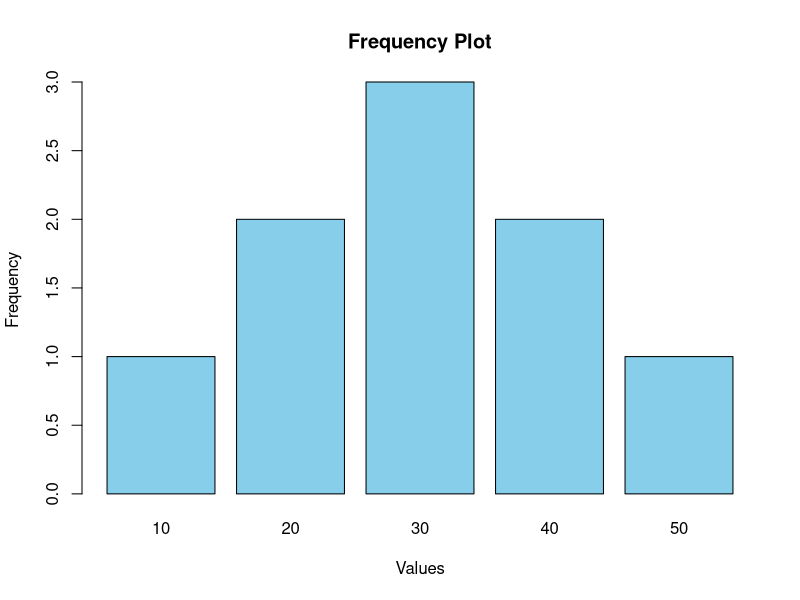

Reproduce this figure in R.
#q.1) Write a user defined function to plot frequencies. 


# Step 1: Create sample data
  data <- c(10, 20, 20, 30, 30, 30, 40, 40, 50)
  
# Step 2: Define a user-defined function to plot frequencies
plot_frequency <- function(x) {
freq <- table(x)          # Calculate frequencies
barplot(
      freq,                   # Frequency table
      main = "Frequency Plot", # Title of the plot
      xlab = "Values",         # X-axis label
      ylab = "Frequency",      # Y-axis label
      col = "skyblue"          # Bar color
    )
}
  
# Step 3: Call the function
  plot_frequency(data)
  
  
  
  
  
  

#3) Perform simulations to show the observed probability tends towards theoretical probability 
#with increase in sample size.
    
# Step 1: Set seed for reproducibility
set.seed(123)
  
# Step 2: Simulate coin tosses with increasing sample sizes
n1 <- 10
n2 <- 100
n3 <- 1000
n4 <- 10000
  
# Step 3: Perform simulations (1 = Head, 0 = Tail)
  sim1 <- rbinom(n1, 1, 0.5)
  sim2 <- rbinom(n2, 1, 0.5)
  sim3 <- rbinom(n3, 1, 0.5)
  sim4 <- rbinom(n4, 1, 0.5)
  
# Step 4: Calculate observed probabilities of Head
  p1 <- mean(sim1)
  p2 <- mean(sim2)
  p3 <- mean(sim3)
  p4 <- mean(sim4)
  
# Step 5: Display results
  p1
  p2
  p3
  p4
  